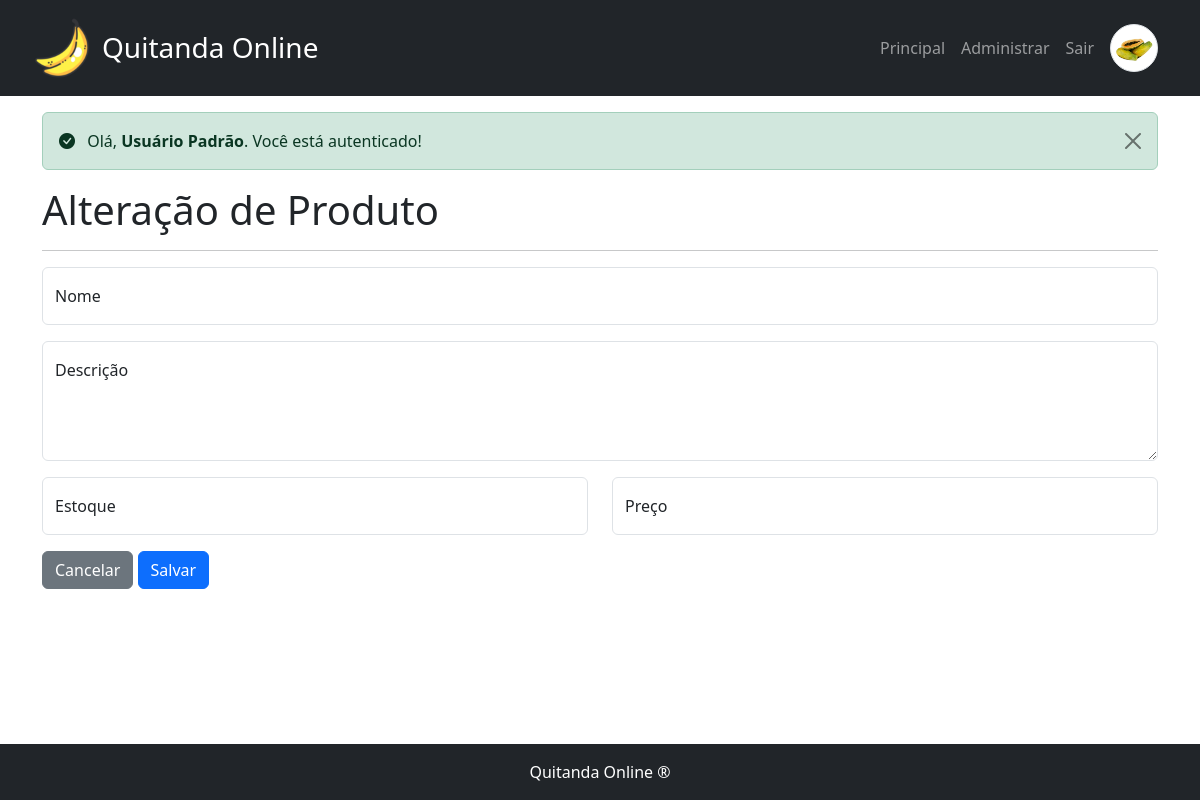
/admin/alterar_produto/14 (signed in), run on an earlier commit of the app's database.
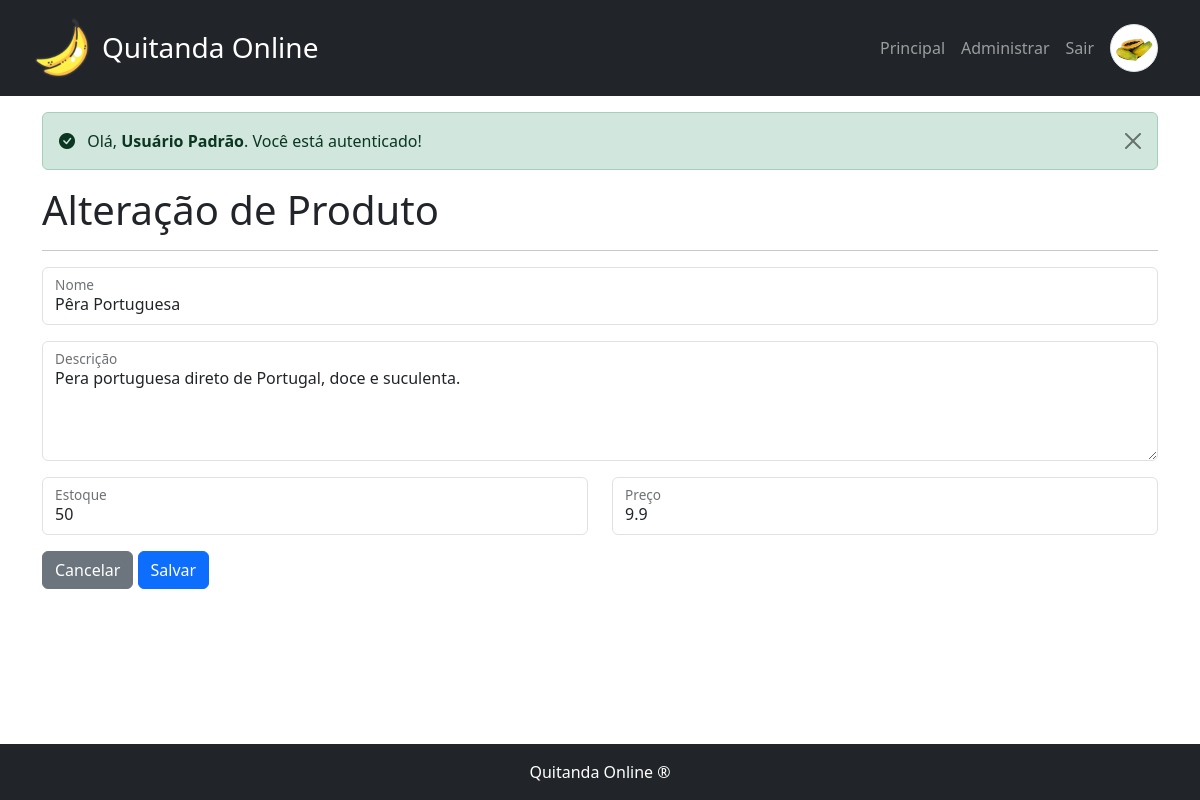
And on a later commit of the database.
### tables this page shows
CREATE TABLE produto (
        id INTEGER PRIMARY KEY AUTOINCREMENT,
        nome VARCHAR(100) NOT NULL,
        descricao VARCHAR(1000) NOT NULL,
        preco REAL NOT NULL,
        estoque INTEGER NOT NULL);

### routes/admin_router.py (the view)
@router.get("/alterar_produto/{id}")
def get_alterar_produto(request: Request, id: int = Path(...)):
    produto = ProdutoRepo.obter_por_id(id)
    response = templates.TemplateResponse(
        "admin/alterar_produto.html", {"request": request, "produto": produto}
    )
    return response

### templates/admin/alterar_produto.html (shortened to what this page needs)
{% extends "base.html" %}
{% block conteudo %}
<h1>Alteração de Produto</h1>
<hr>
<form method="post" class="row">
    <div class="col-12">
        <div class="form-floating mb-3">
            <input type="text" class="form-control" name="nome" id="nome" placeholder=" " value="{{produto.nome}}"/>
            <label for="nome">Nome</label>
        </div>
    </div>
    <div class="col-12">
        <div class="form-floating mb-3">
            <textarea class="form-control h-120" placeholder=" " name="descricao" id="descricao">{{produto.descricao}}</textarea>
            <label for="descricao">Descrição</label>
        </div>
    </div>
    <div class="col-6">
        <div class="form-floating mb-3">
            <input type="text" class="form-control" name="estoque" id="estoque" placeholder=" " value="{{produto.estoque}}"/>
            <label for="estoque">Estoque</label>
        </div>
    </div>
    <div class="col-6">
        <div class="form-floating mb-3">
            <input type="text" class="form-control" name="preco" id="preco" placeholder=" " value="{{produto.preco}}" />
            <label for="preco">Preço</label>
        </div>
    </div>
    <div class="col-6">
        <a href="/admin" class="btn btn-secondary">Cancelar</a>
        <button type="submit" class="btn btn-primary">
            Salvar
        </button>
    </div>
</form>
{% endblock %}

What changed in the data, as far as the page shows it:
added produto: nome "Pêra Portuguesa", descricao "Pera portuguesa direto de Portugal, doce e suculenta.", estoque "50", preco "9.9"
